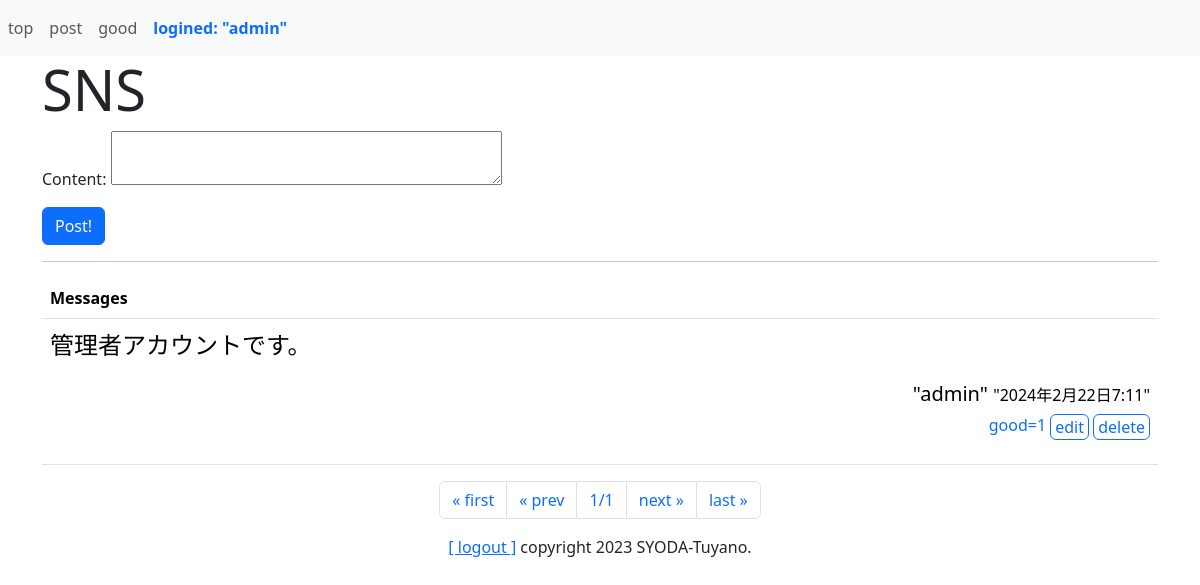
The page /sns/ (signed in) on the database its author committed.
### sns/models.py (models this page shows, shortened)
class Message(models.Model):
    owner = models.ForeignKey(User, on_delete=models.CASCADE, \
        related_name='message_owner')
    content = models.TextField(max_length=1000)
    good_count = models.IntegerField(default=0)
    pub_date = models.DateTimeField(auto_now_add=True)
    class Meta:
        ordering = ('-pub_date',)

### sns/views.py (the view)
# urls.py: path("", views.index, name="index"),
@login_required(login_url="/admin/login/")
def index(request, page=1):
    max = 10
    form = MessageForm()
    msgs = Message.objects.all()
    paginate = Paginator(msgs, max)
    page_items = paginate.get_page(page)
    params = {
        "login_user":request.user,
        "form": form,
        "contents":page_items,
    }
    return render(request, "sns/index.html", params)

### sns/forms.py
class MessageForm(forms.ModelForm):
    class Meta:
        model = Message
        fields = ["content"]
        widgets = {
            "content": forms.Textarea(attrs={"class":"from-control","rows":2})
        }

### sns/templates/sns/index.html (shortened to what this page needs)
{% extends "sns/layout.html" %}
{% block header %}
<h1 class="display-4 text-praimary">SNS</h1>
{% endblock %}
{% block content %}
<form action="{% url 'post' %}" method="post">
    {{form.as_p}}
    <tr><th></th></td>
    <button class="btn btn-primary">Post!</button>
</form>
<hr>
<table class="table mt-3">
    <tr><th>Messages</th></tr>
{% for item in contents %}
    <tr><td>
    <p class="fs-4 my-0">
        {{item.content}}</p>
    <p class="my-0 text-end">
        <span class="fs-5">
            "{{item.owner.username}}"
        </span>
        <span class="fs-6">
            "{{item.pub_date}}"
        </span></p>
    <p class="mt-1 fs-6 text-end">
    <span class="h6 text-primary">
        good={{item.good_count}}
    </span>
    <span class="float-right">
        {% if item.owner == login_user %}
            <a href="{% url 'edit' item.id %}">
        <button class="py-0 px-1 btn btn-outline-primary">
                    edit</button></a>
            <a href="{% url 'delete' item.id %}">
        <button class="py-0 px-1 btn btn-outline-primary">
                    delete</button></a>
        {% endif %}
    </span>
    </p>
</td></tr>
{% endfor %}
</table>
<ul class="pagination justify-content-center">
    {% if contents.has_previous %}
    <li class="page-item">
        <a class="page-link" href="/sns/">
        &laquo; first</a>
    </li>
    <li class="page-item">
        <a class="page-link"
        href="/sns/{{contents.previous_page_number}}">
        &laquo; prev</a>
    </li>
    {% else %}
    <li class="page-item">
        <a class="page-link">
        &laquo; first</a>
    </li>
    <li class="page-item">
        <a class="page-link">
        &laquo; prev</a>
    </li>
    {% endif %}
    <li class="page-item">
        <a class="page-link">
            {{contents.number}}/{{contents.paginator.num_pages}}</a>
    </li>
    {% if contents.has_next %}
    <li class="page-item">
        <a class="page-link"
        href="/sns/{{contents.next_page_number }}">
        next &raquo;</a>
    </li>
    <li class="page-item">
        <a class="page-link"
        href="/sns/{{contents.paginator.num_pages}}">
        last &raquo;</a>
    </li>
    {% else %}
    <li class="page-item">
        <a class="page-link">next &raquo;</a>
    </li>
    <li class="page-item">
        <a class="page-link">last &raquo;</a>
    </li>
    {% endif %}
</ul>
{% endblock %}

### sns/templates/sns/layout.html (shortened to what this page needs)
{% load static %}
<!DOCTYPE html>
<html lang="ja">
<head>
    <link href="https://cdn.jsdelivr.net/npm/bootstrap/dist/css/bootstrap.css"
    rel="stylesheet">
</head>
<body>
    <nav class="navbar fixed-top navbar-expand navbar-light bg-light">
    <ul style="width:100%" class="navbar-nav mr-auto">
        <li class="nav-item">
            <a class="nav-link" href="{% url 'index' %}">top</a>
        </li>
        <li class="nav-item">
            <a class="nav-link" href="{% url 'post' %}">post</a>
        </li>
        <li class="nav-item">
            <a class="nav-link" href="{% url 'goods' %}">good</a>
        </li>
        <li class="nav-item nav-link fw-bold text-primary">
            logined: "{{login_user}}"</li>
    </ul>
    </nav>
    <div class="container">
        <div>
            {% block header %}
            {% endblock %}
        </div>
        <div class="content">
            {% block content %}
            {% endblock %}
        </div>
        <div class="my-3 text-center">
            <span class="font-weight-bold">
                <a href="/admin/logout?next=/sns/">
                    [ logout ]</a></span>
            <span class="float-right">copyright 2023
                SYODA-Tuyano.</span>
        </div>
    </div>
</body>
</html>

### sns/templates/sns/layout.html (style rules this page uses)
.navbar { position: relative; z-index: 1; }
.container { position:relative; z-index: 2; }

### rows shown on the page
Message: content "管理者アカウントです。", owner.username "admin", pub_date "2024年2月22日7:11", good_count "1", shows "edit"

### other values the page prints
{{ login_user }} "admin"
{{ contents.number }} "1"
{{ contents.paginator.num_pages }} "1"
